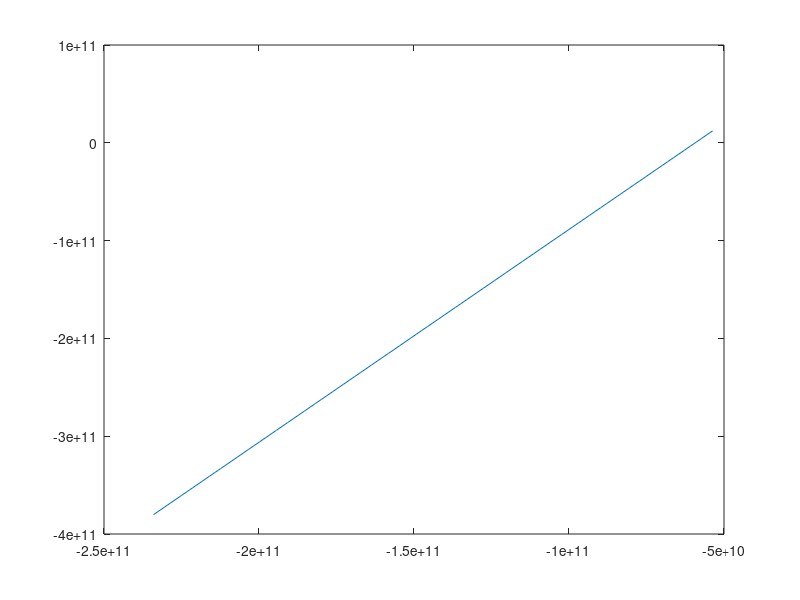

Source code (MATLAB):
% Initialize the workspace
clear all
close all

% Constants
G = 6.67E-11;
M_sun = 1.99E30;
AU = 149597870700;

% Initial Astronomical Data
m_mercury = 3.302E23;                                   % kg
x0_mercury = (-3.589070923093208E-01)*AU;               % m
y0_mercury = (8.140221586479408E-02)*AU;                % m
r0_mercury = sqrt((x0_mercury^2)+(y0_mercury^2));       % m
vx0_mercury = (-1.205489207680449E-02)*AU;              % m/day
vy0_mercury = (-2.623106213623277E-02)*AU;              % m/day

% Initialize
x_mercury = [];
x_mercury(1) = x0_mercury;
y_mercury = [];
y_mercury(1) = y0_mercury;
vx_mercury = [];
vx_mercury(1) = vx0_mercury;
vy_mercury = [];
vy_mercury(1) = vy0_mercury;
dt = 1; % day
N = 100;

for t = 1:N
  vx_mercury(t+dt) = vx_mercury(t) + dt*((-G*M_sun)/(((x_mercury(t))^2)+((y_mercury(t))^2))^(3/2))*x_mercury(t);
  x_mercury(t+dt) = x_mercury(t) + dt*vx_mercury(t+dt);
  vy_mercury(t+dt) = vy_mercury(t) + dt*((-G*M_sun)/(((x_mercury(t))^2)+((y_mercury(t))^2))^(3/2))*y_mercury(t);
  y_mercury(t+dt) = y_mercury(t) + dt*vy_mercury(t+dt);
end

plot(x_mercury,y_mercury)
